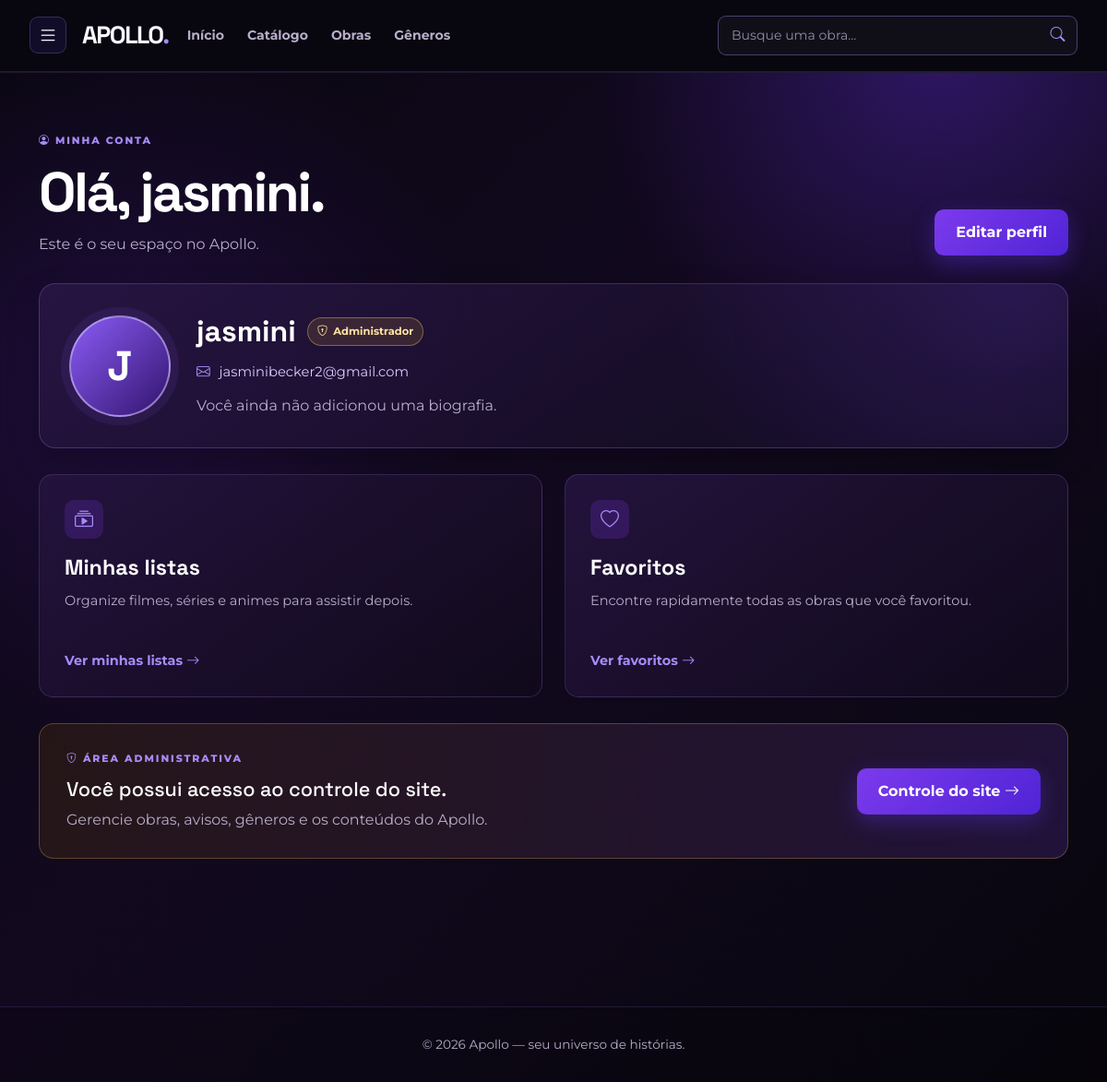
The app's page /Usuario/Perfil.php (signed in), older data.
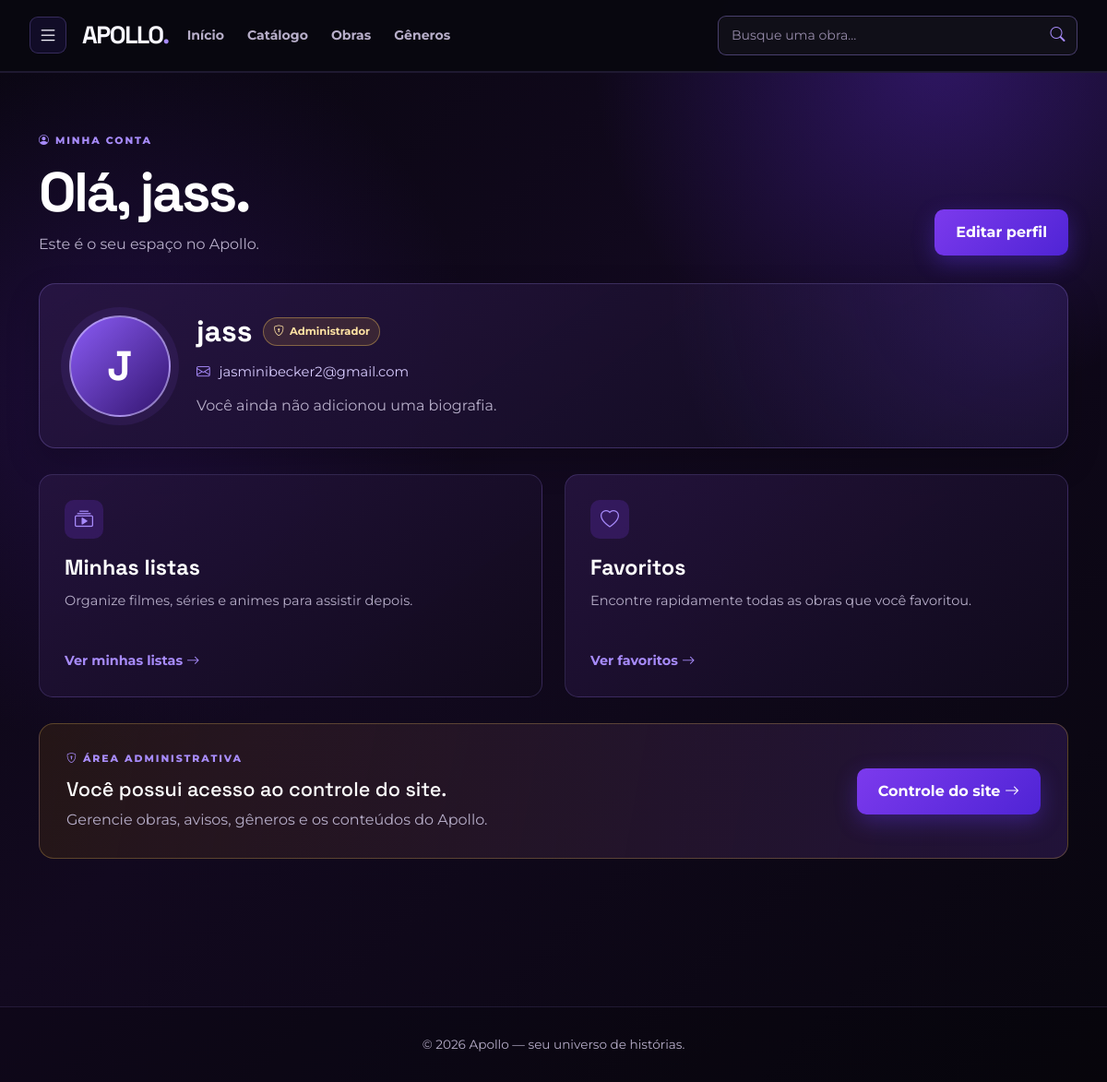
The same page, newer data.
### tables this page shows
CREATE TABLE `usuarios` (
  `id` int UNSIGNED NOT NULL,
  `nome` varchar(120) NOT NULL,
  `email` varchar(150) NOT NULL,
  `senha` varchar(255) NOT NULL,
  `tipo` enum('usuario','admin') NOT NULL DEFAULT 'usuario',
  `email_verificado` tinyint(1) NOT NULL DEFAULT '0',
  `foto` varchar(500) DEFAULT NULL,
  `bio` varchar(255) DEFAULT NULL,
  `criado_em` timestamp NULL DEFAULT CURRENT_TIMESTAMP
);

### www/includes/autenticacao.php (called while the page is built, shortened)
<?php
require_once __DIR__ . '/functions.php';
function usuarioLogado()
{
    return isset($_SESSION['usuario_id']);
}
function idUsuarioLogado()
{
    return $_SESSION['usuario_id'] ?? null;
}
function usuarioAtual()
{
    static $usuario = null;
    static $buscouUsuario = false;
    if ($buscouUsuario) {
        return $usuario;
    }
    $buscouUsuario = true;
    $conexao = conectarBanco();
    $sql = "
        SELECT id, nome, email, foto, bio, tipo
        FROM usuarios
        WHERE id = :id
    ";
    $consulta = $conexao->prepare($sql);
    $consulta->execute([
        ':id' => idUsuarioLogado()
    ]);
    $usuario = $consulta->fetch();
    return $usuario;
}
function usuarioEhAdmin()
{
    $usuario = usuarioAtual();
    return $usuario && $usuario['tipo'] === 'admin';
}

### www/includes/functions.php (called while the page is built, shortened)
<?php
function e($texto)
{
    return htmlspecialchars($texto ?? '', ENT_QUOTES, 'UTF-8');
}

### www/Usuario/Perfil.php (the view, shortened to what the changed rows need)
<?php
require_once __DIR__ . '/../includes/autenticacao.php';
$usuario = usuarioAtual();
$inicial = strtoupper(substr($usuario['nome'], 0, 1));
$tipoConta = $usuario['tipo'] === 'admin' ? 'Administrador' : 'Usuário';
?>
<!DOCTYPE html>
<html lang="pt-BR">
<head>
    <link href="https://cdn.jsdelivr.net/npm/bootstrap@5.3.8/dist/css/bootstrap.min.css" rel="stylesheet">
    <link rel="stylesheet" href="https://cdn.jsdelivr.net/npm/bootstrap-icons@1.11.3/font/bootstrap-icons.min.css">
    <link rel="stylesheet" href="../css/styles.css">
</head>
<body>
    <main class="container pagina-perfil">
        <section class="cabecalho-perfil">
            <div>
                <p class="etiqueta-autenticacao">
                    <i class="bi bi-person-circle"></i> MINHA CONTA
                </p>
                <h1>Olá, <?= e($usuario['nome']) ?>.</h1>
                <p>Este é o seu espaço no Apollo.</p>
            </div>
        </section>
        <section class="cartao-perfil">
            <div class="foto-perfil">
                <?php if (!empty($usuario['foto'])): ?>
                    <img
                        src="<?= e($usuario['foto']) ?>"
                        alt="Foto de <?= e($usuario['nome']) ?>">
                <?php else: ?>
                    <span><?= e($inicial) ?></span>
                <?php endif; ?>
            </div>
            <div class="dados-perfil">
                <div class="nome-perfil">
                    <h2><?= e($usuario['nome']) ?></h2>
                    <span class="selo-tipo <?= $usuario['tipo'] === 'admin' ? 'administrador' : '' ?>">
                        <i class="bi <?= $usuario['tipo'] === 'admin' ? 'bi-shield-lock' : 'bi-person' ?>"></i>
                        <?= $tipoConta ?>
                    </span>
                </div>
                <p class="email-perfil">
                    <i class="bi bi-envelope"></i>
                    <?= e($usuario['email']) ?>
                </p>
                <p class="bio-perfil">
                    <?= !empty($usuario['bio'])
                        ? e($usuario['bio'])
                        : 'Você ainda não adicionou uma biografia.' ?>
                </p>
            </div>
        </section>
        <section class="row g-4 mt-1">
            <div class="col-md-6">
                <article class="card painel-perfil h-100">
                    <div class="card-body">
                        <h2>Minhas listas</h2>
                    </div>
                </article>
            </div>
            <div class="col-md-6">
                <article class="card painel-perfil h-100">
                    <div class="card-body">
                        <h2>Favoritos</h2>
                    </div>
                </article>
            </div>
        </section>
        <?php if ($usuario['tipo'] === 'admin'): ?>
            <section class="painel-admin">
                <div>
                    <h2>Você possui acesso ao controle do site.</h2>
                </div>
            </section>
        <?php endif; ?>
    </main>
</body>
</html>

Row changes from the older to the newer data that the page shows:
changed usuarios "jasminibecker2@gmail.com": nome "jasmini" → "jass"
